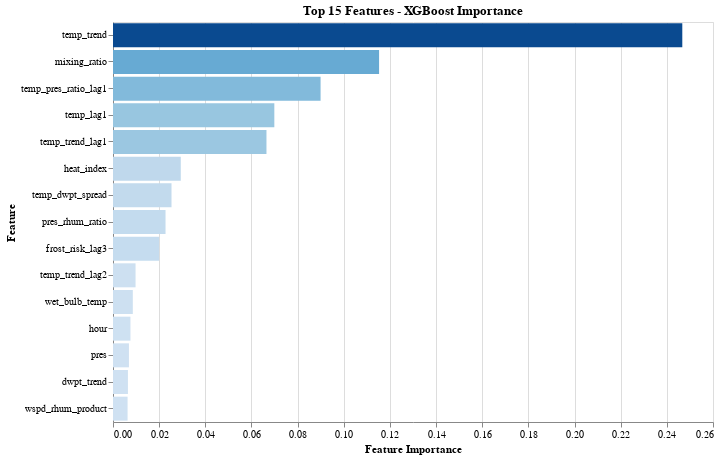

Here is the Vega-Lite specification saved for this chart:
### Vega-Lite specification from a JSON file in a GitHub repository (floating-point values rounded to 4 significant figures)
{"config": {"view": {"continuousWidth": 300, "continuousHeight": 300}}, "data": {"name": "data-c7c13e15fdb1ca5bda361f8bdb52d57b"}, "mark": {"type": "bar"}, "encoding": {"color": {"field": "importance", "legend": null, "scale": {"scheme": "blues"}, "type": "quantitative"}, "tooltip": [{"field": "feature", "type": "nominal"}, {"field": "importance", "format": ".4f", "type": "quantitative"}], "x": {"field": "importance", "title": "Feature Importance", "type": "quantitative"}, "y": {"field": "feature", "sort": "-x", "title": "Feature", "type": "nominal"}}, "height": 400, "title": "Top 15 Features - XGBoost Importance", "width": 600, "$schema": "https://vega.github.io/schema/vega-lite/v5.20.1.json", "datasets": {"data-c7c13e15fdb1ca5bda361f8bdb52d57b": [{"feature": "temp_trend", "importance": 0.2467}, {"feature": "mixing_ratio", "importance": 0.1153}, {"feature": "temp_pres_ratio_lag1", "importance": 0.08995}, {"feature": "temp_lag1", "importance": 0.06991}, {"feature": "temp_trend_lag1", "importance": 0.0665}, {"feature": "heat_index", "importance": 0.02937}, {"feature": "temp_dwpt_spread", "importance": 0.02536}, {"feature": "pres_rhum_ratio", "importance": 0.02276}, {"feature": "frost_risk_lag3", "importance": 0.01999}, {"feature": "temp_trend_lag2", "importance": 0.009776}, {"feature": "wet_bulb_temp", "importance": 0.008584}, {"feature": "hour", "importance": 0.007564}, {"feature": "pres", "importance": 0.006907}, {"feature": "dwpt_trend", "importance": 0.006472}, {"feature": "wspd_rhum_product", "importance": 0.006316}]}}
